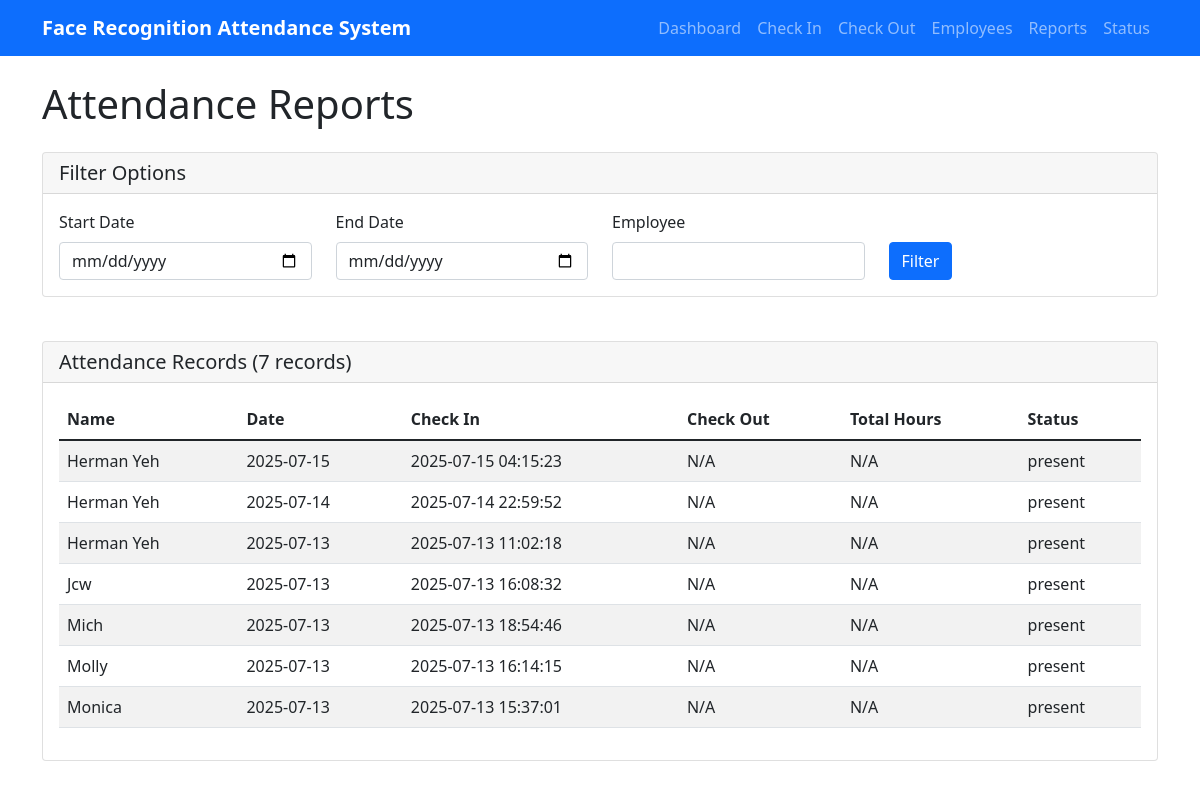
The page /reports on the database as committed earlier.
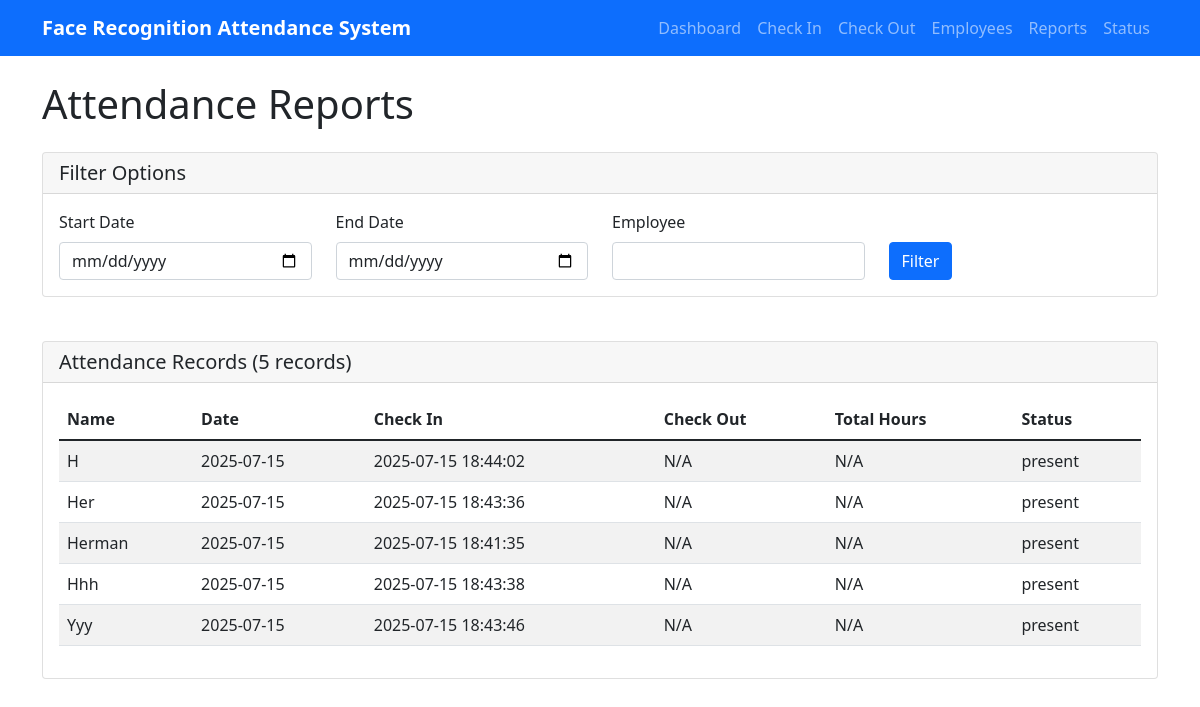
The same page on the database as committed later.
### tables this page shows
CREATE TABLE attendance (
                    id INTEGER PRIMARY KEY AUTOINCREMENT,
                    name TEXT NOT NULL,
                    date TEXT NOT NULL,
                    check_in_time TEXT,
                    check_out_time TEXT,
                    total_hours REAL,
                    status TEXT DEFAULT 'present',
                    created_at TIMESTAMP DEFAULT CURRENT_TIMESTAMP
                );

### attendance_web_server.py (the view)
@app.route('/reports')
def reports():
    db = get_db()
    start_date = request.args.get('start_date', '')
    end_date = request.args.get('end_date', '')
    employee = request.args.get('employee', '')
    records = db.get_attendance_report(
        start_date if start_date else None,
        end_date if end_date else None,
        employee if employee else None
    )
    return render_template('reports.html', records=records)

### attendance_web_server.py (called while the page is built)
def get_db():
    global db
    if db is None:
        db = AttendanceDatabase()
    return db

### templates/reports.html (shortened to what this page needs)
{% extends "base.html" %}
{% block content %}
<h1 class="mb-4">Attendance Reports</h1>
<div class="row mb-4">
    <div class="col-md-12">
        <div class="card">
            <div class="card-header">
                <h5 class="card-title mb-0">Filter Options</h5>
            </div>
            <div class="card-body">
                <form method="GET" class="row">
                    <div class="col-md-3">
                        <label for="start_date" class="form-label">Start Date</label>
                        <input type="date" class="form-control" id="start_date" name="start_date"
                               value="{{ request.args.get('start_date', '') }}">
                    </div>
                    <div class="col-md-3">
                        <label for="end_date" class="form-label">End Date</label>
                        <input type="date" class="form-control" id="end_date" name="end_date"
                               value="{{ request.args.get('end_date', '') }}">
                    </div>
                    <div class="col-md-3">
                        <label for="employee" class="form-label">Employee</label>
                        <input type="text" class="form-control" id="employee" name="employee"
                               value="{{ request.args.get('employee', '') }}">
                    </div>
                    <div class="col-md-3">
                        <label class="form-label">&nbsp;</label>
                        <button type="submit" class="btn btn-primary d-block">Filter</button>
                    </div>
                </form>
            </div>
        </div>
    </div>
</div>
<div class="card">
    <div class="card-header">
        <h5 class="card-title mb-0">Attendance Records ({{ records|length }} records)</h5>
    </div>
    <div class="card-body">
        {% if records %}
            <div class="table-responsive">
                <table class="table table-striped">
                    <thead>
                        <tr>
                            <th>Name</th>
                            <th>Date</th>
                            <th>Check In</th>
                            <th>Check Out</th>
                            <th>Total Hours</th>
                            <th>Status</th>
                        </tr>
                    </thead>
                    <tbody>
                        {% for record in records %}
                        <tr>
                            <td>{{ record.name }}</td>
                            <td>{{ record.date }}</td>
                            <td>{{ record.check_in_time or 'N/A' }}</td>
                            <td>{{ record.check_out_time or 'N/A' }}</td>
                            <td>{{ record.total_hours or 'N/A' }}</td>
                            <td>{{ record.status }}</td>
                        </tr>
                        {% endfor %}
                    </tbody>
                </table>
            </div>
        {% else %}
            <p>No records found.</p>
        {% endif %}
    </div>
</div>
{% endblock %}

Rows that differ between the two databases and show on the page:
removed attendance: name "Herman Yeh", date "2025-07-15", check_in_time "2025-07-15 04:15:23", check_out_time "N/A", total_hours "N/A", status "present"
removed attendance: name "Herman Yeh", date "2025-07-14", check_in_time "2025-07-14 22:59:52", check_out_time "N/A", total_hours "N/A", status "present"
removed attendance: name "Jcw", date "2025-07-13", check_in_time "2025-07-13 16:08:32", check_out_time "N/A", total_hours "N/A", status "present"
removed attendance: name "Mich", date "2025-07-13", check_in_time "2025-07-13 18:54:46", check_out_time "N/A", total_hours "N/A", status "present"
removed attendance: name "Molly", date "2025-07-13", check_in_time "2025-07-13 16:14:15", check_out_time "N/A", total_hours "N/A", status "present"
removed attendance: name "Monica", date "2025-07-13", check_in_time "2025-07-13 15:37:01", check_out_time "N/A", total_hours "N/A", status "present"
added attendance: name "H", date "2025-07-15", check_in_time "2025-07-15 18:44:02", check_out_time "N/A", total_hours "N/A", status "present"
added attendance: name "Her", date "2025-07-15", check_in_time "2025-07-15 18:43:36", check_out_time "N/A", total_hours "N/A", status "present"
changed attendance: name "Herman Yeh" → "Herman"; date "2025-07-13" → "2025-07-15"; check_in_time "2025-07-13 11:02:18" → "2025-07-15 18:41:35"
added attendance: name "Hhh", date "2025-07-15", check_in_time "2025-07-15 18:43:38", check_out_time "N/A", total_hours "N/A", status "present"
added attendance: name "Yyy", date "2025-07-15", check_in_time "2025-07-15 18:43:46", check_out_time "N/A", total_hours "N/A", status "present"
Other text that changed with them:
{{ records|length }}: "7" → "5"
